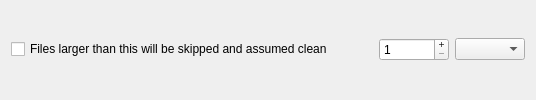
            <widget class="QFrame" name="limitFrame_1">
             <property name="minimumSize">
              <size>
               <width>0</width>
               <height>0</height>
              </size>
             </property>
             <property name="frameShape">
              <enum>QFrame::Shape::NoFrame</enum>
             </property>
             <property name="frameShadow">
              <enum>QFrame::Shadow::Raised</enum>
             </property>
             <layout class="QGridLayout" name="gridLayout_16">
              <property name="topMargin">
               <number>2</number>
              </property>
              <property name="bottomMargin">
               <number>2</number>
              </property>
              <item row="0" column="0">
               <widget class="QCheckBox" name="pwfilesLargerThanThisCheckBox">
                <property name="text">
                 <string>Files larger than this will be skipped and assumed clean</string>
                </property>
               </widget>
              </item>
              <item row="0" column="1">
               <spacer name="horizontalSpacer_4">
                <property name="orientation">
                 <enum>Qt::Orientation::Horizontal</enum>
                </property>
                <property name="sizeHint" stdset="0">
                 <size>
                  <width>40</width>
                  <height>20</height>
                 </size>
                </property>
               </spacer>
              </item>
              <item row="0" column="2">
               <widget class="QSpinBox" name="pwfilesLargerThanThisSpinBox">
                <property name="sizePolicy">
                 <sizepolicy hsizetype="Fixed" vsizetype="Fixed">
                  <horstretch>0</horstretch>
                  <verstretch>0</verstretch>
                 </sizepolicy>
                </property>
                <property name="minimumSize">
                 <size>
                  <width>70</width>
                  <height>0</height>
                 </size>
                </property>
                <property name="maximumSize">
                 <size>
                  <width>16777215</width>
                  <height>70</height>
                 </size>
                </property>
                <property name="buttonSymbols">
                 <enum>QAbstractSpinBox::ButtonSymbols::PlusMinus</enum>
                </property>
                <property name="minimum">
                 <number>1</number>
                </property>
                <property name="maximum">
                 <number>999</number>
                </property>
               </widget>
              </item>
              <item row="0" column="3">
               <widget class="QComboBox" name="pwfilesLargerThanThisComboBox">
                <property name="sizePolicy">
                 <sizepolicy hsizetype="Fixed" vsizetype="Fixed">
                  <horstretch>0</horstretch>
                  <verstretch>0</verstretch>
                 </sizepolicy>
                </property>
                <property name="minimumSize">
                 <size>
                  <width>70</width>
                  <height>0</height>
                 </size>
                </property>
                <property name="maximumSize">
                 <size>
                  <width>70</width>
                  <height>16777215</height>
                 </size>
                </property>
                <item>
                 <property name="text">
                  <string/>
                 </property>
                </item>
                <item>
                 <property name="text">
                  <string>K</string>
                 </property>
                </item>
                <item>
                 <property name="text">
                  <string>M</string>
                 </property>
                </item>
               </widget>
              </item>
             </layout>
            </widget>
